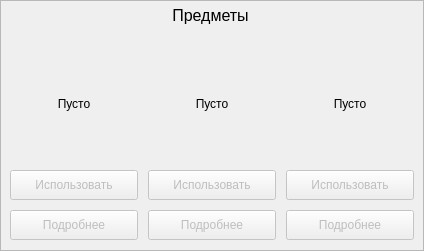
       <widget class="QFrame" name="frame_24">
        <property name="geometry">
         <rect>
          <x>10</x>
          <y>400</y>
          <width>424</width>
          <height>251</height>
         </rect>
        </property>
        <property name="frameShape">
         <enum>QFrame::StyledPanel</enum>
        </property>
        <property name="frameShadow">
         <enum>QFrame::Raised</enum>
        </property>
        <widget class="QPushButton" name="player1_aboutItem1">
         <property name="enabled">
          <bool>false</bool>
         </property>
         <property name="geometry">
          <rect>
           <x>10</x>
           <y>210</y>
           <width>128</width>
           <height>30</height>
          </rect>
         </property>
         <property name="text">
          <string>Подробнее</string>
         </property>
        </widget>
        <widget class="QPushButton" name="player1_aboutItem2">
         <property name="enabled">
          <bool>false</bool>
         </property>
         <property name="geometry">
          <rect>
           <x>148</x>
           <y>210</y>
           <width>128</width>
           <height>30</height>
          </rect>
         </property>
         <property name="text">
          <string>Подробнее</string>
         </property>
        </widget>
        <widget class="QPushButton" name="player1_aboutItem3">
         <property name="enabled">
          <bool>false</bool>
         </property>
         <property name="geometry">
          <rect>
           <x>286</x>
           <y>210</y>
           <width>128</width>
           <height>30</height>
          </rect>
         </property>
         <property name="text">
          <string>Подробнее</string>
         </property>
        </widget>
        <widget class="QLabel" name="player1_item1inBattle">
         <property name="geometry">
          <rect>
           <x>10</x>
           <y>40</y>
           <width>128</width>
           <height>128</height>
          </rect>
         </property>
         <property name="text">
          <string>Пусто</string>
         </property>
         <property name="alignment">
          <set>Qt::AlignCenter</set>
         </property>
        </widget>
        <widget class="QLabel" name="player1_item2inBattle">
         <property name="geometry">
          <rect>
           <x>148</x>
           <y>40</y>
           <width>128</width>
           <height>128</height>
          </rect>
         </property>
         <property name="text">
          <string>Пусто</string>
         </property>
         <property name="alignment">
          <set>Qt::AlignCenter</set>
         </property>
        </widget>
        <widget class="QLabel" name="player1_item3inBattle">
         <property name="geometry">
          <rect>
           <x>286</x>
           <y>40</y>
           <width>128</width>
           <height>128</height>
          </rect>
         </property>
         <property name="text">
          <string>Пусто</string>
         </property>
         <property name="alignment">
          <set>Qt::AlignCenter</set>
         </property>
        </widget>
        <widget class="QLabel" name="label_26">
         <property name="geometry">
          <rect>
           <x>10</x>
           <y>0</y>
           <width>401</width>
           <height>31</height>
          </rect>
         </property>
         <property name="font">
          <font>
           <pointsize>12</pointsize>
          </font>
         </property>
         <property name="text">
          <string>Предметы</string>
         </property>
         <property name="alignment">
          <set>Qt::AlignCenter</set>
         </property>
        </widget>
        <widget class="QPushButton" name="player1_useItem1">
         <property name="enabled">
          <bool>false</bool>
         </property>
         <property name="geometry">
          <rect>
           <x>10</x>
           <y>170</y>
           <width>128</width>
           <height>30</height>
          </rect>
         </property>
         <property name="text">
          <string>Использовать</string>
         </property>
        </widget>
        <widget class="QPushButton" name="player1_useItem3">
         <property name="enabled">
          <bool>false</bool>
         </property>
         <property name="geometry">
          <rect>
           <x>286</x>
           <y>170</y>
           <width>128</width>
           <height>30</height>
          </rect>
         </property>
         <property name="text">
          <string>Использовать</string>
         </property>
        </widget>
        <widget class="QPushButton" name="player1_useItem2">
         <property name="enabled">
          <bool>false</bool>
         </property>
         <property name="geometry">
          <rect>
           <x>148</x>
           <y>170</y>
           <width>128</width>
           <height>30</height>
          </rect>
         </property>
         <property name="text">
          <string>Использовать</string>
         </property>
        </widget>
       </widget>
